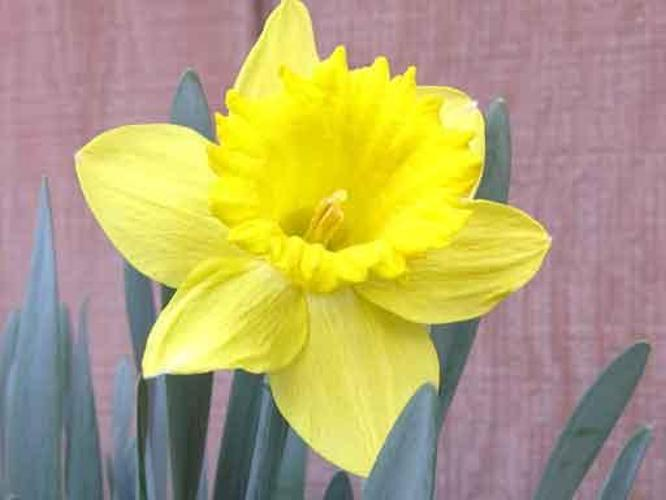
#> input picture flowerSegmentation/dataset/input_images/easy/easy_1.jpg, 666 x 500 px
$ python flowerSegmentation.py
#> lines starting #> are read from the running program, lines starting #| are printed output that depends on the picture; after the words box and inside, x2 and y2 are one past the last pixel; in counts of white or black regions, pixels touching at a corner belong together
# Flower Segmentation
# Group 3

import cv2
from matplotlib import pyplot as plt

### INPUT
# read input image
img = cv2.imread('dataset/input_images/easy/easy_1.jpg')
#> img is the input picture: shape (500, 666, 3); mean B, G, R 113.4, 165.4, 178.9

# converting colorspace RGB to LAB
lab_img = cv2.cvtColor(img, cv2.COLOR_BGR2LAB)
#> lab_img: shape (500, 666, 3); mean of channels 0, 1, 2 173.5, 128.1, 152
L, A, B = cv2.split(lab_img)
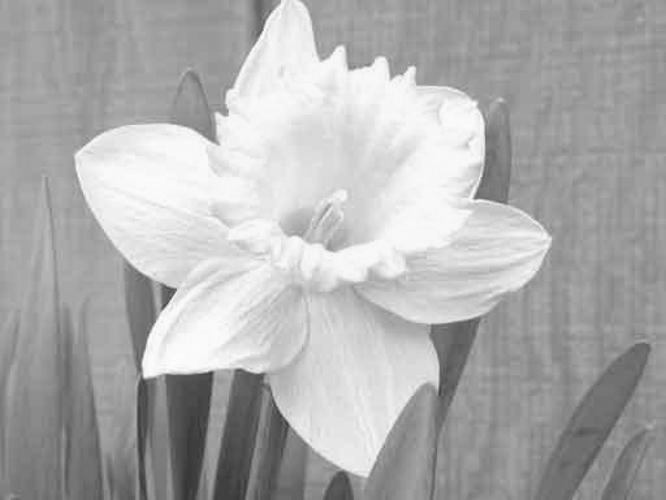
#> L: shape (500, 666); min 52, max 253, mean 173.5

# defining folder locations for easy1.jpg
L_out = 'imageprocessing-pipeline/easy/easy1/L'
A_out = 'imageprocessing-pipeline/easy/easy1/A/'
B_out = 'imageprocessing-pipeline/easy/easy1/B/'

# writing the initial L.A.B images to the image processing pipeline
cv2.imwrite(L_out + '1_L_out.jpg', L)
cv2.imwrite(A_out + '1_A_out.jpg', A)
cv2.imwrite(B_out + '1_B_out.jpg', B)


### PREPROCESSING
# 5x5 median filtering
L_median = cv2.medianBlur(L, 5)
A_median = cv2.medianBlur(A, 5)
B_median = cv2.medianBlur(B, 5)

# writing the median L.A.B images to the image processing pipeline
cv2.imwrite(L_out + '2_L_median.jpg', L_median)
cv2.imwrite(A_out + '2_A_median.jpg', A_median)
cv2.imwrite(B_out + '2_B_median.jpg', B_median)

# equalising the histogram
L_equalized = cv2.equalizeHist(L_median)
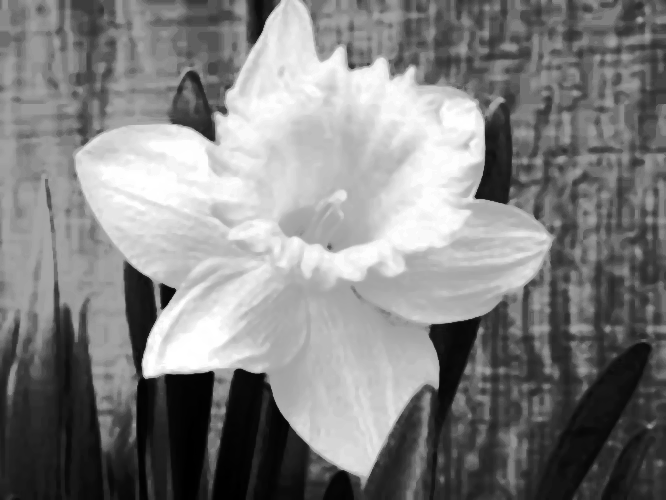
#> L_equalized: shape (500, 666); min 0, max 255, mean 128.9
A_equalized = cv2.equalizeHist(A_median)
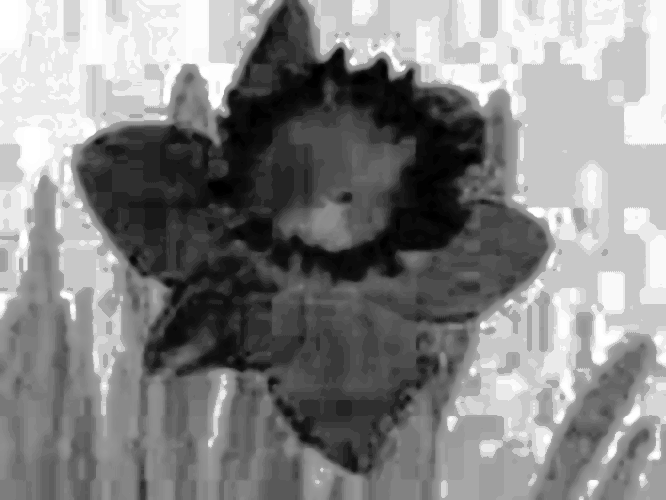
#> A_equalized: shape (500, 666); min 0, max 255, mean 133.6
B_equalized = cv2.equalizeHist(B_median)
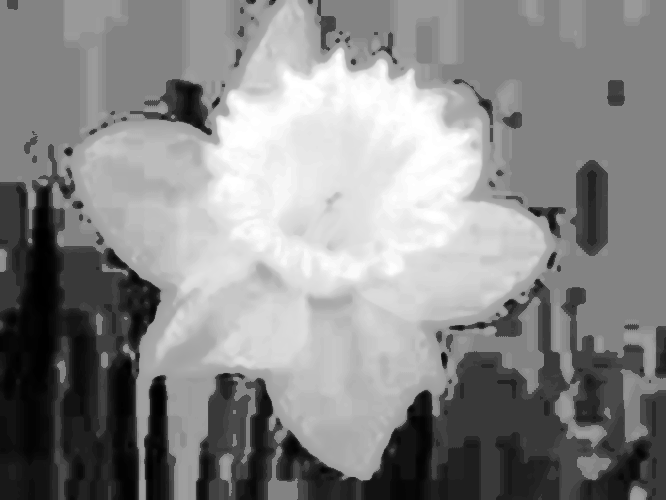
#> B_equalized: shape (500, 666); min 0, max 255, mean 135.8

# writing the equalised L.A.B images to the image processing pipeline
cv2.imwrite(L_out + '3_L_equalized.jpg', L_equalized)
cv2.imwrite(A_out + '3_A_equalized.jpg', A_equalized)
cv2.imwrite(B_out + '3_B_equalized.jpg', B_equalized)


### OTSU
# Segmenting the foreground from background (to be adjusted)
_,L_otsu = cv2.threshold(L_equalized, 125, 255, cv2.THRESH_BINARY + cv2.THRESH_OTSU)
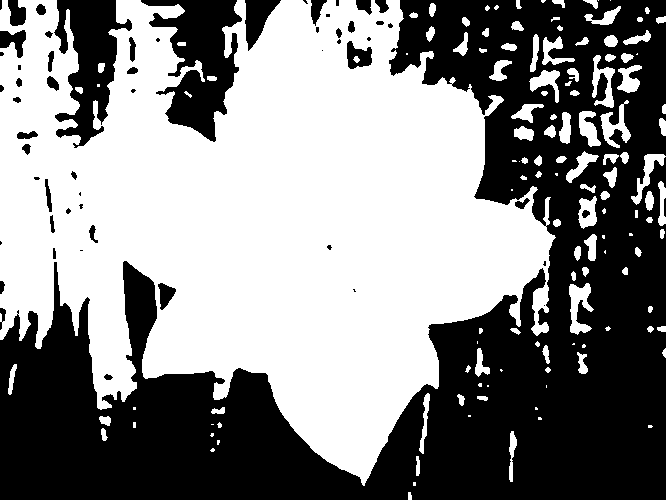
#> L_otsu: shape (500, 666); 53.1% white; 59 black regions (22 under 20 px), largest, box (x1, y1, x2, y2) and area: (0, 0, 666, 500) 138321, (141, 0, 242, 142) 7325, (54, 0, 132, 148) 5819
_,A_otsu = cv2.threshold(A_equalized, 125, 255, cv2.THRESH_BINARY + cv2.THRESH_OTSU)
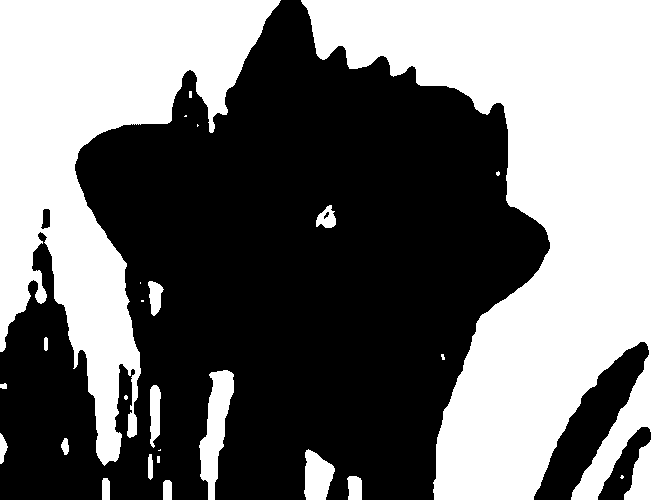
#> A_otsu: shape (500, 666); 46.4% white; 26 white regions (9 under 20 px), largest, box (x1, y1, x2, y2) and area: (301, 0, 666, 500) 95101, (0, 0, 281, 466) 53645, (199, 370, 234, 500) 2312
_,B_otsu = cv2.threshold(B_equalized, 125, 255, cv2.THRESH_BINARY + cv2.THRESH_OTSU)
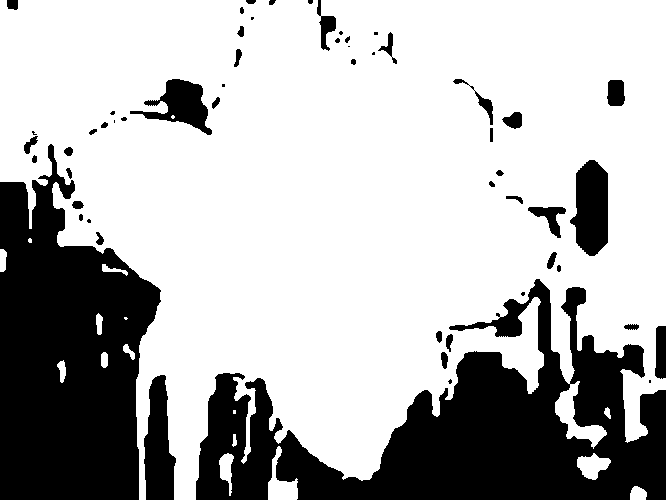
#> B_otsu: shape (500, 666); 71% white; 56 black regions (16 under 20 px), largest, box (x1, y1, x2, y2) and area: (196, 279, 666, 500) 46059, (0, 144, 161, 500) 38729, (144, 375, 176, 500) 2819

# writing the segmented OTSU L.A.B images to the image processing pipeline
cv2.imwrite(L_out + '4_L_otsu.jpg', L_otsu)
cv2.imwrite(A_out + '4_A_otsu.jpg', A_otsu)
cv2.imwrite(B_out + '4_B_otsu.jpg', B_otsu)

### POSTPROCESSING
# insert postprocessing pipeline here
#
#

# writing the postprocessed L.A.B images to the image processing pipeline
# cv2.imwrite(L_out + '5_L_postprocessed.jpg', L_postprocessed)
# cv2.imwrite(A_out + '5_A_postprocessed.jpg', A_postprocessed)
# cv2.imwrite(B_out + '5_B_postprocessed.jpg', B_postprocessed)

### FINAL OUTPUT
# show otsu images (for testing threshold)
cv2.imshow('L', L_otsu)
cv2.imshow('A', A_otsu)
cv2.imshow('B', B_otsu)

# keep windows open
cv2.waitKey(0)
cv2.destroyAllWindows()
